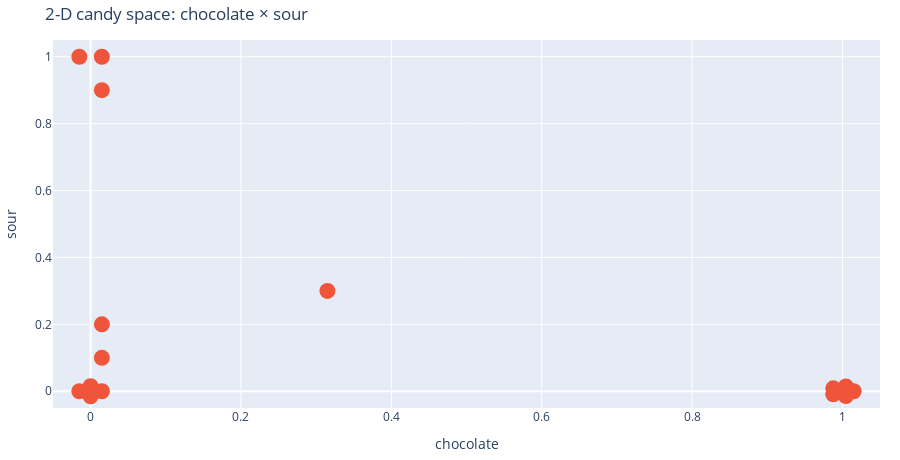

Write notebook code for a chart like this one.
### Markdown cell above
Pick "chocolate" × "sour" → see Snickers (1,0) vs. SourPatch (0,1).

Switch Y-axis to "hard" → see how Jawbreaker pops up at (0,1).

### Code cell
candy_features.plot_2d("chocolate", "sour")

### Figure 1 — Plotly figure (JSON) as saved in the notebook; plotly's stock layout.template omitted (floating-point values rounded to 4 significant figures)
{"data": [{"hovertemplate": "%{hovertext}", "hovertext": ["Snickers", "MilkyWay", "M&M", "SourPatch", "Skittles", "JollyRancher", "Jawbreaker", "HotTamales", "RedVines", "BigLeagueChew", "HubbaBubba", "ReesesCups", "HersheysBar", "Nerds", "TootsiePop"], "legendgroup": "", "marker": {"color": "#ef553b", "size": 16, "symbol": "circle"}, "mode": "markers", "name": "", "orientation": "v", "showlegend": false, "type": "scatter", "x": [1.015, 1.005, 0.9879, 0.015, 0.015, -0.015, 0.015, 9.185e-19, -0.015, -2.755e-18, 0.015, 0.9879, 1.005, 0.015, 0.315], "xaxis": "x", "y": [0.0, 0.01427, 0.008817, 1.0, 0.2, 1.0, 0.0, 0.015, 1.837e-18, -0.015, 0.1, -0.008817, -0.01427, 0.9, 0.3], "yaxis": "y"}], "layout": {"height": 460, "legend": {"tracegroupgap": 0}, "margin": {"b": 10, "l": 20, "r": 20, "t": 40}, "showlegend": false, "title": {"text": "2-D candy space: chocolate × sour"}, "xaxis": {"anchor": "y", "domain": [0, 1], "range": [-0.05, 1.05], "title": {"text": "chocolate"}}, "yaxis": {"anchor": "x", "domain": [0, 1], "range": [-0.05, 1.05], "title": {"text": "sour"}}}}
